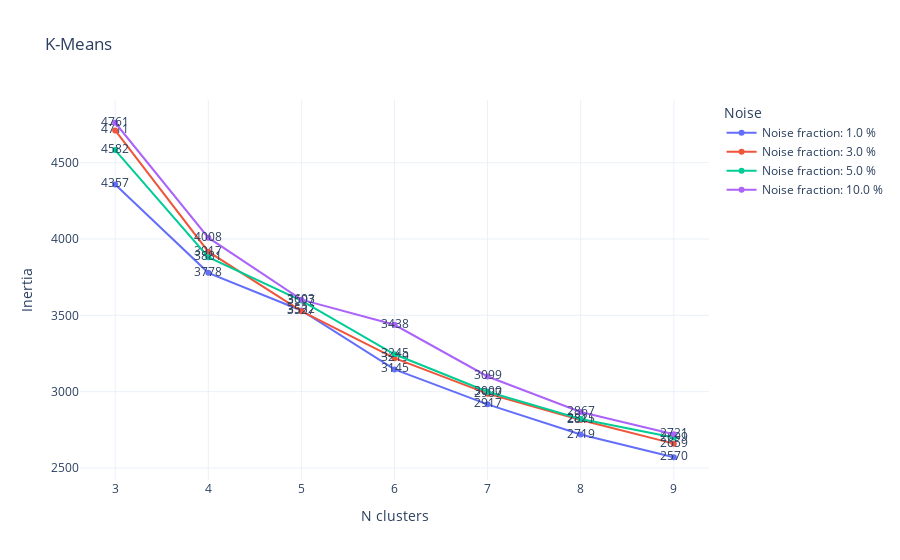

Here is the notebook cell this chart was saved with:
### Code cell
plot_algorithm_results(results_df, 'kmeans', 'K-Means')

### Figure 1 — Plotly figure (JSON) as saved in the notebook; plotly's stock layout.template omitted (floating-point values rounded to 4 significant figures)
{"data": [{"mode": "lines+markers+text", "name": "Noise fraction: 1.0 %", "text": [4357.0, 3778.0, 3532.0, 3145.0, 2917.0, 2719.0, 2570.0], "type": "scatter", "x": [3, 4, 5, 6, 7, 8, 9], "y": [4357.0, 3778.0, 3532.0, 3145.0, 2917.0, 2719.0, 2570.0]}, {"mode": "lines+markers+text", "name": "Noise fraction: 3.0 %", "text": [4711.0, 3917.0, 3527.0, 3219.0, 2987.0, 2815.0, 2659.0], "type": "scatter", "x": [3, 4, 5, 6, 7, 8, 9], "y": [4711.0, 3917.0, 3527.0, 3219.0, 2987.0, 2815.0, 2659.0]}, {"mode": "lines+markers+text", "name": "Noise fraction: 5.0 %", "text": [4582.0, 3881.0, 3597.0, 3245.0, 3000.0, 2821.0, 2699.0], "type": "scatter", "x": [3, 4, 5, 6, 7, 8, 9], "y": [4582.0, 3881.0, 3597.0, 3245.0, 3000.0, 2821.0, 2699.0]}, {"mode": "lines+markers+text", "name": "Noise fraction: 10.0 %", "text": [4761.0, 4008.0, 3603.0, 3438.0, 3099.0, 2867.0, 2721.0], "type": "scatter", "x": [3, 4, 5, 6, 7, 8, 9], "y": [4761.0, 4008.0, 3603.0, 3438.0, 3099.0, 2867.0, 2721.0]}], "layout": {"legend": {"title": {"text": "Noise"}}, "title": {"text": "K-Means"}, "xaxis": {"title": {"text": "N clusters"}}, "yaxis": {"title": {"text": "Inertia"}}}}
